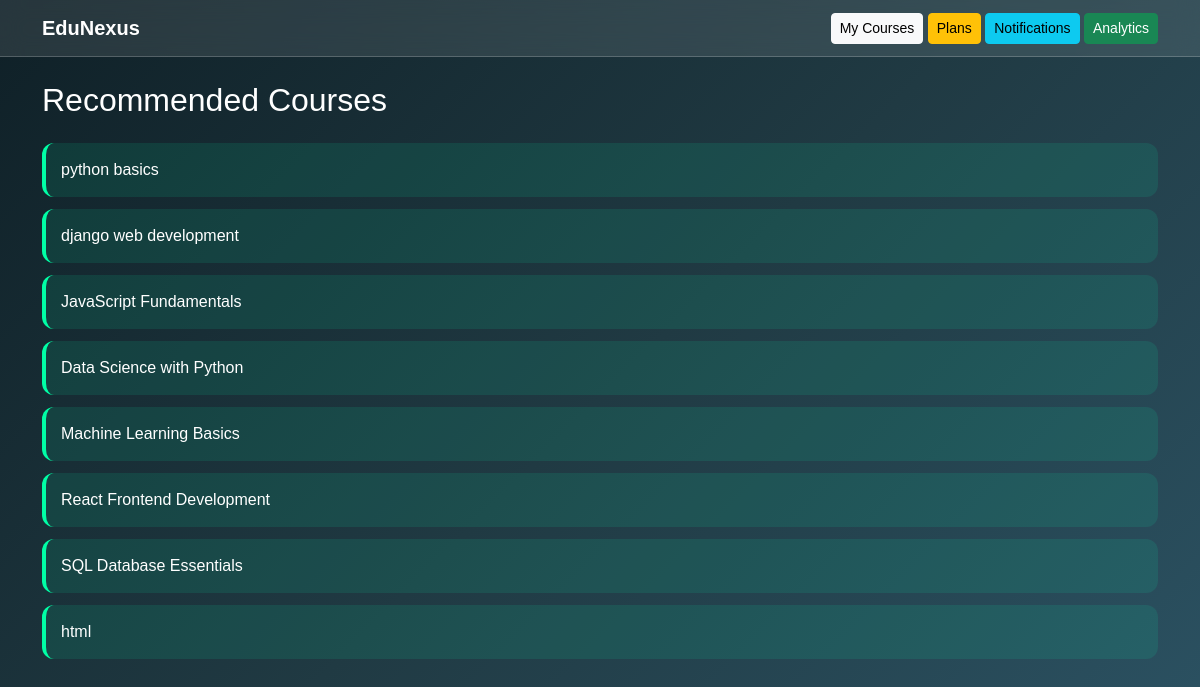
The page /recommended/ on the database its author committed.
### knowledgehub/models.py (models this page shows, shortened)
class Course(models.Model):
    title = models.CharField(max_length=200)
    description = models.TextField()
    created_at = models.DateTimeField(auto_now_add=True)
    image = models.ImageField(upload_to="course_images/", null=True, blank=True)
    is_premium = models.BooleanField(default=False)

### knowledgehub/views.py (the view)
# urls.py: path("recommended/", recommended_courses),
def recommended_courses(request):
    if request.user.is_authenticated:
        courses = Course.objects.all()
    else:
        courses = Course.objects.filter(is_premium=False)
    return render(request, "recommended.html", {"courses": courses})

### knowledgehub/views.py (called while the page is built)
def notification_count(request):
    if request.user.is_authenticated:
        unread = Notification.objects.filter(
            user=request.user,
            is_read=False
        ).count()
    else:
        unread = 0
    return {"unread_count": unread}

### templates/recommended.html (shortened to what this page needs)
<!DOCTYPE html>
<html>
<head>
<link href="https://cdn.jsdelivr.net/npm/bootstrap@5.3.2/dist/css/bootstrap.min.css" rel="stylesheet">
</head>
<body>
<nav class="navbar navbar-expand-lg navbar-glass">
<div class="container">
<a class="navbar-brand text-white fw-bold" href="/">EduNexus</a>
<div>
<a class="btn btn-light btn-sm" href="/my-courses/">My Courses</a>
<a class="btn btn-warning btn-sm" href="/plans/">Plans</a>
<a class="btn btn-info btn-sm" href="/notifications/">Notifications</a>
<a class="btn btn-success btn-sm" href="/dashboard/">Analytics</a>
</div>
</div>
</nav>
<div class="container mt-4">
<h2 class="mb-4">Recommended Courses</h2>
{% for c in courses %}
<div class="recommend-card">
{{ c.title }}
</div>
{% empty %}
<p>No recommendations available</p>
{% endfor %}
</div>
</body>
</html>

### templates/recommended.html (style rules this page uses)
body { font-family:Arial; background:linear-gradient(135deg,#0f2027,#203a43,#2c5364); color:white; min-height:100vh; }
.navbar-glass { background:rgba(255,255,255,0.1); backdrop-filter:blur(12px); border-bottom:1px solid rgba(255,255,255,0.2); }
.recommend-card { background:rgba(0,255,180,0.1); border-left:4px solid #00ffa6; padding:15px; border-radius:12px; margin-bottom:12px; transition:0.3s; }

### rows shown on the page
Course: title "python basics"
Course: title "django web development"
Course: title "JavaScript Fundamentals"
Course: title "Data Science with Python"
Course: title "Machine Learning Basics"
Course: title "React Frontend Development"
Course: title "SQL Database Essentials"
Course: title "html"
